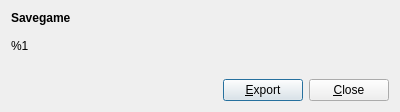
<?xml version="1.0" encoding="UTF-8"?>
<ui version="4.0">
 <class>SavegameDialog</class>
 <widget class="QDialog" name="SavegameDialog">
  <property name="geometry">
   <rect>
    <x>0</x>
    <y>0</y>
    <width>400</width>
    <height>112</height>
   </rect>
  </property>
  <property name="windowTitle">
   <string>Savegame Viewer</string>
  </property>
  <property name="modal">
   <bool>true</bool>
  </property>
  <layout class="QVBoxLayout" name="vlSavegameDialog">
   <item>
    <widget class="QLabel" name="labSavegameText">
     <property name="text">
      <string>&lt;span style=&quot;font-weight:600&quot;&gt;Savegame&lt;/span&gt;&lt;br&gt;&lt;br&gt;%1</string>
     </property>
     <property name="alignment">
      <set>Qt::AlignLeading|Qt::AlignLeft|Qt::AlignTop</set>
     </property>
     <property name="wordWrap">
      <bool>true</bool>
     </property>
    </widget>
   </item>
   <item>
    <spacer name="vsSavegame">
     <property name="orientation">
      <enum>Qt::Vertical</enum>
     </property>
     <property name="sizeHint" stdset="0">
      <size>
       <width>0</width>
       <height>0</height>
      </size>
     </property>
    </spacer>
   </item>
   <item>
    <layout class="QHBoxLayout" name="hlButtons">
     <item>
      <spacer name="hsButtons">
       <property name="orientation">
        <enum>Qt::Horizontal</enum>
       </property>
       <property name="sizeHint" stdset="0">
        <size>
         <width>0</width>
         <height>0</height>
        </size>
       </property>
      </spacer>
     </item>
     <item>
      <widget class="QPushButton" name="cmdCopy">
       <property name="sizePolicy">
        <sizepolicy hsizetype="Minimum" vsizetype="Minimum">
         <horstretch>0</horstretch>
         <verstretch>0</verstretch>
        </sizepolicy>
       </property>
       <property name="text">
        <string>&amp;Export</string>
       </property>
      </widget>
     </item>
     <item>
      <widget class="QPushButton" name="cmdClose">
       <property name="sizePolicy">
        <sizepolicy hsizetype="Minimum" vsizetype="Minimum">
         <horstretch>0</horstretch>
         <verstretch>0</verstretch>
        </sizepolicy>
       </property>
       <property name="text">
        <string>&amp;Close</string>
       </property>
      </widget>
     </item>
    </layout>
   </item>
  </layout>
 </widget>
 <resources/>
 <connections/>
</ui>
